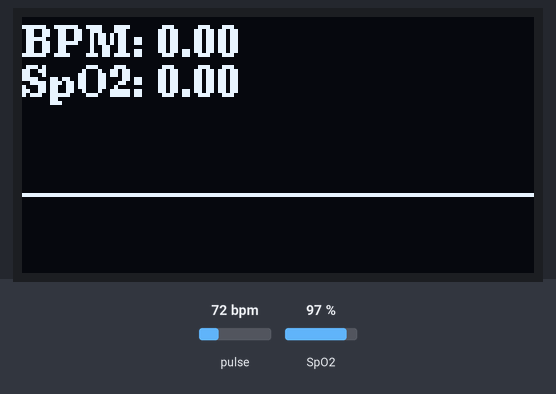
Simulated run of this sketch. Board: Arduino Uno, built with avr-gcc and run on an emulated ATmega328P. Parts: 128×64 one-colour display. Inputs (shaded band) come from the test bench; at power-on: pulse 72 bpm, SpO2 97 %. What the sketch prints to the serial monitor is not drawn.

Above: at 1.2 s.
1.3 s: pulse set to 42 bpm
At 3.85 s:
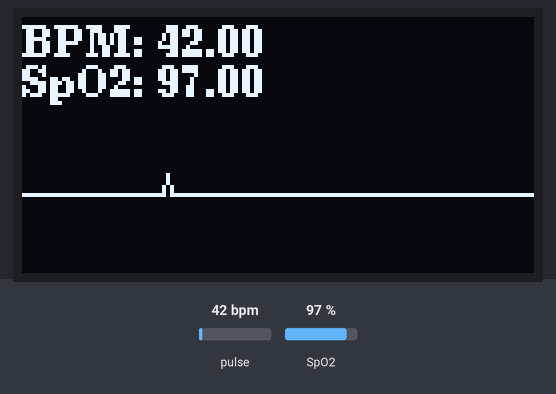
4.3 s: SpO2 set to 80 %
At 4.49 s:
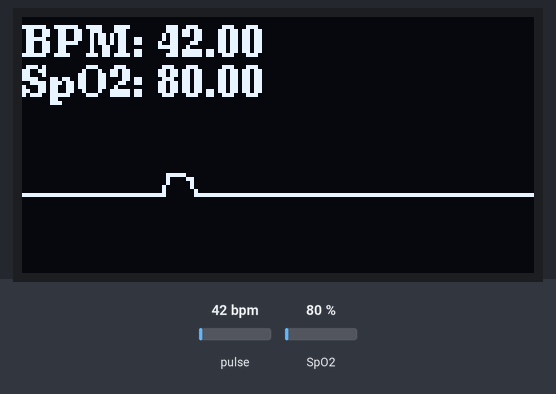
5.9 s: pulse set to 70 bpm
At 6.9 s:
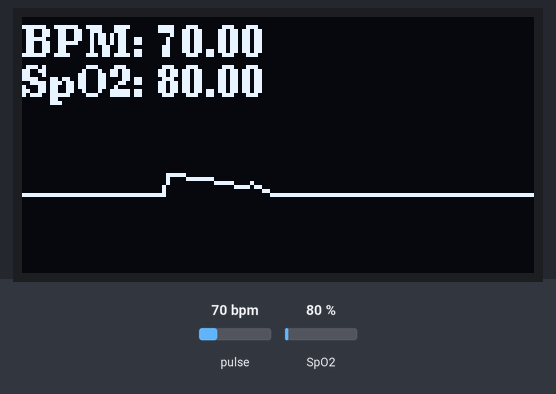
7.5 s: SpO2 set to 85 %
At 7.68 s:
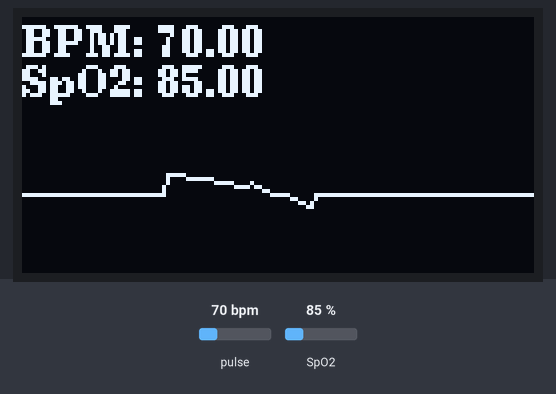
Timing chart, 0 to 10.1 s (numbered marks = the images above; inputs shaded):
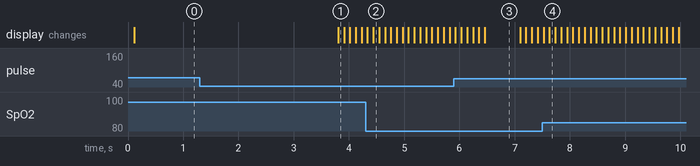

The sketch:

Blink.ino
```cpp
// max30100 sensor aafno i2c peripherals bata 1.8v current matra dinxa, tyie vayera
// yo chai 5v logic vako microcontroller sanga kam gardaina. Which means arduino uno, nano, mega vanda pani
// arduino pro mini ki ta nodemcu use garna parne hunxa yo duitai ko logic 3.3v ko hunxa ani SCL D1 ra SDA D2 nodemcu ko.

#include <Wire.h>
#include "MAX30100_PulseOximeter.h"
#include <U8g2lib.h>

#define REPORTING_PERIOD_MS 1000
#define FILTER_SIZE 5

// Initialize the display (for I2C)
U8G2_SH1106_128X64_NONAME_F_HW_I2C u8g2(U8G2_R0, /* reset=*/ U8X8_PIN_NONE);

PulseOximeter pox;
uint32_t tsLastReport = 0;
float heartRateBuffer[FILTER_SIZE];
float spo2Buffer[FILTER_SIZE];
int filterIndex = 0;
float previousHeartRate = 0;
float previousSpO2 = 0;

#define ECG_BUFFER_SIZE 128
int ecgBuffer[ECG_BUFFER_SIZE];
int ecgIndex = 0;

void onBeatDetected() {
    Serial.println("Beat!");
}

float medianFilter(float *data, int size) {
    float sorted[size];
    memcpy(sorted, data, size * sizeof(float)); // yo chai median filter use garera noise reduce gareko.
    for (int i = 0; i < size - 1; i++) {
        for (int j = i + 1; j < size; j++) {
            if (sorted[i] > sorted[j]) {
                float temp = sorted[i];
                sorted[i] = sorted[j];
                sorted[j] = temp;
            }
        }
    }
    return sorted[size / 2];
}

float adaptiveFilter(float newValue, float oldValue, float alpha) { // ani adaptive filter chai purano ra naya signal lai blend garera smooth signal read gareko.
    return (alpha * newValue) + ((1 - alpha) * oldValue);
}

void setup() {
    Serial.begin(115200);
    u8g2.begin();
    u8g2.clearBuffer();

    Serial.print("Initializing pulse oximeter...");
    if (!pox.begin()) {
        Serial.println("FAILED");
        for (;;);
    } else {
        Serial.println("SUCCESS");
    }

    pox.setIRLedCurrent(MAX30100_LED_CURR_24MA);  //yo chai current ko vale ko adjust garna parxa
    pox.setOnBeatDetectedCallback(onBeatDetected);
}

void loop() {
    pox.update();

    float heartRate = pox.getHeartRate();
    float spo2 = pox.getSpO2();

    ecgBuffer[ecgIndex] = (int)(heartRate * sin(2 * 3.14159 * ecgIndex / ECG_BUFFER_SIZE));
    ecgIndex = (ecgIndex + 1) % ECG_BUFFER_SIZE;

    u8g2.clearBuffer();

    for (int i = 0; i < ECG_BUFFER_SIZE - 1; i++) {
        int y1 = map(ecgBuffer[i], 0, 180, 44, 20);
        int y2 = map(ecgBuffer[(i + 1) % ECG_BUFFER_SIZE], 0, 180, 44, 20);
        u8g2.drawLine(i, y1, i + 1, y2);
    }

    u8g2.setFont(u8g2_font_ncenB08_tr); // Set font for text
    u8g2.setCursor(0, 10);
    u8g2.print("BPM: ");
    u8g2.print(heartRate);
    u8g2.setCursor(0, 20);
    u8g2.print("SpO2: ");
    u8g2.print(spo2);

    u8g2.sendBuffer();  // Refresh the display

    delay(20);  // Adjust for graph speed
}
```
